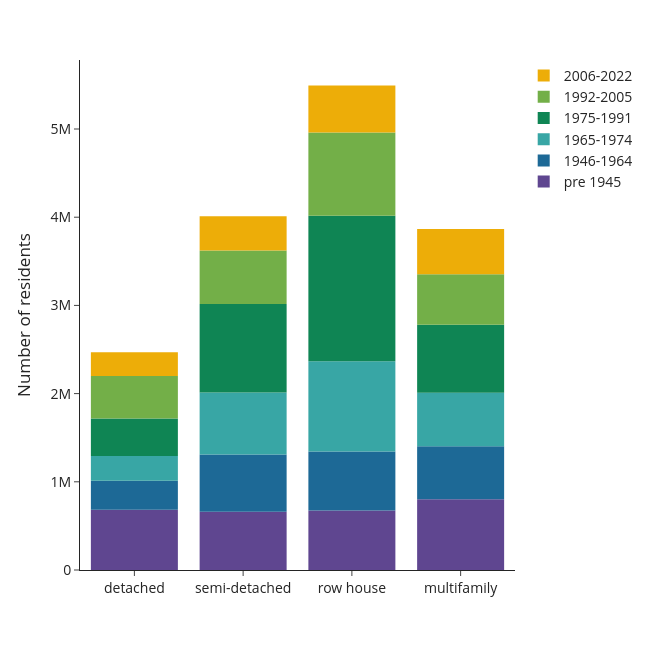

The cell this chart's notebook holds for it:
### Code cell
df = use['n_hhdmem'+year].groupby(level=[1,2], sort=False).sum().reset_index()
    fig = px.bar(df, y='n_hhdmem'+year, x='typology_lab',color='const_lab', 
                 #text=df['percentage'].apply(lambda x: '{0:.1%}'.format(x)), 
                 labels={'n_hhdmem'+year:'Number of residents',
                         'typology_lab':'',
                         'const_lab':''}, 
                 template='simple_white', 
             color_discrete_sequence=px.colors.qualitative.Prism) 
    #fig.update_traces(textposition='inside')
    fig.update_layout(width=650, height=650, 
                      #xaxis_tickformat = '.0%',
                      font=dict(size=14),
                      legend=dict(
        traceorder='reversed',
        #orientation="h",
        #entrywidth=70,
        #yanchor="bottom",
        #y=1.02,
        #xanchor="left",
        #x=-0.25
    ))
    fig.update_traces(marker_line_width=0)
    fig.write_image('visualisations/stackedbars_cap_per_type_age'+year+'.png', scale=3)
    fig.show()

### Figure 1 — Plotly figure (JSON) as saved in the notebook; plotly's stock layout.template omitted (floating-point values rounded to 4 significant figures)
{"data": [{"alignmentgroup": "True", "hovertemplate": "=%{x}<br>Number of residents=%{y}<extra></extra>", "legendgroup": "pre 1945", "marker": {"color": "rgb(95, 70, 144)", "line": {"width": 0}, "pattern": {"shape": ""}}, "name": "pre 1945", "offsetgroup": "pre 1945", "orientation": "v", "showlegend": true, "textposition": "auto", "type": "bar", "x": ["detached", "semi-detached", "row house", "multifamily"], "xaxis": "x", "y": [682040, 659065, 674800, 802505], "yaxis": "y"}, {"alignmentgroup": "True", "hovertemplate": "=%{x}<br>Number of residents=%{y}<extra></extra>", "legendgroup": "1946-1964", "marker": {"color": "rgb(29, 105, 150)", "line": {"width": 0}, "pattern": {"shape": ""}}, "name": "1946-1964", "offsetgroup": "1946-1964", "orientation": "v", "showlegend": true, "textposition": "auto", "type": "bar", "x": ["detached", "semi-detached", "row house", "multifamily"], "xaxis": "x", "y": [329035, 650480, 670045, 599480], "yaxis": "y"}, {"alignmentgroup": "True", "hovertemplate": "=%{x}<br>Number of residents=%{y}<extra></extra>", "legendgroup": "1965-1974", "marker": {"color": "rgb(56, 166, 165)", "line": {"width": 0}, "pattern": {"shape": ""}}, "name": "1965-1974", "offsetgroup": "1965-1974", "orientation": "v", "showlegend": true, "textposition": "auto", "type": "bar", "x": ["detached", "semi-detached", "row house", "multifamily"], "xaxis": "x", "y": [282265, 703380, 1021530, 608240], "yaxis": "y"}, {"alignmentgroup": "True", "hovertemplate": "=%{x}<br>Number of residents=%{y}<extra></extra>", "legendgroup": "1975-1991", "marker": {"color": "rgb(15, 133, 84)", "line": {"width": 0}, "pattern": {"shape": ""}}, "name": "1975-1991", "offsetgroup": "1975-1991", "orientation": "v", "showlegend": true, "textposition": "auto", "type": "bar", "x": ["detached", "semi-detached", "row house", "multifamily"], "xaxis": "x", "y": [425565, 1003540, 1651560, 769775], "yaxis": "y"}, {"alignmentgroup": "True", "hovertemplate": "=%{x}<br>Number of residents=%{y}<extra></extra>", "legendgroup": "1992-2005", "marker": {"color": "rgb(115, 175, 72)", "line": {"width": 0}, "pattern": {"shape": ""}}, "name": "1992-2005", "offsetgroup": "1992-2005", "orientation": "v", "showlegend": true, "textposition": "auto", "type": "bar", "x": ["detached", "semi-detached", "row house", "multifamily"], "xaxis": "x", "y": [481620, 605605, 942405, 572950], "yaxis": "y"}, {"alignmentgroup": "True", "hovertemplate": "=%{x}<br>Number of residents=%{y}<extra></extra>", "legendgroup": "2006-2022", "marker": {"color": "rgb(237, 173, 8)", "line": {"width": 0}, "pattern": {"shape": ""}}, "name": "2006-2022", "offsetgroup": "2006-2022", "orientation": "v", "showlegend": true, "textposition": "auto", "type": "bar", "x": ["detached", "semi-detached", "row house", "multifamily"], "xaxis": "x", "y": [267165, 389135, 532975, 513440], "yaxis": "y"}], "layout": {"barmode": "relative", "font": {"size": 14}, "height": 650, "legend": {"title": {"text": ""}, "tracegroupgap": 0, "traceorder": "reversed"}, "margin": {"t": 60}, "width": 650, "xaxis": {"anchor": "y", "domain": [0, 1], "title": {"text": ""}}, "yaxis": {"anchor": "x", "domain": [0, 1], "title": {"text": "Number of residents"}}}}
